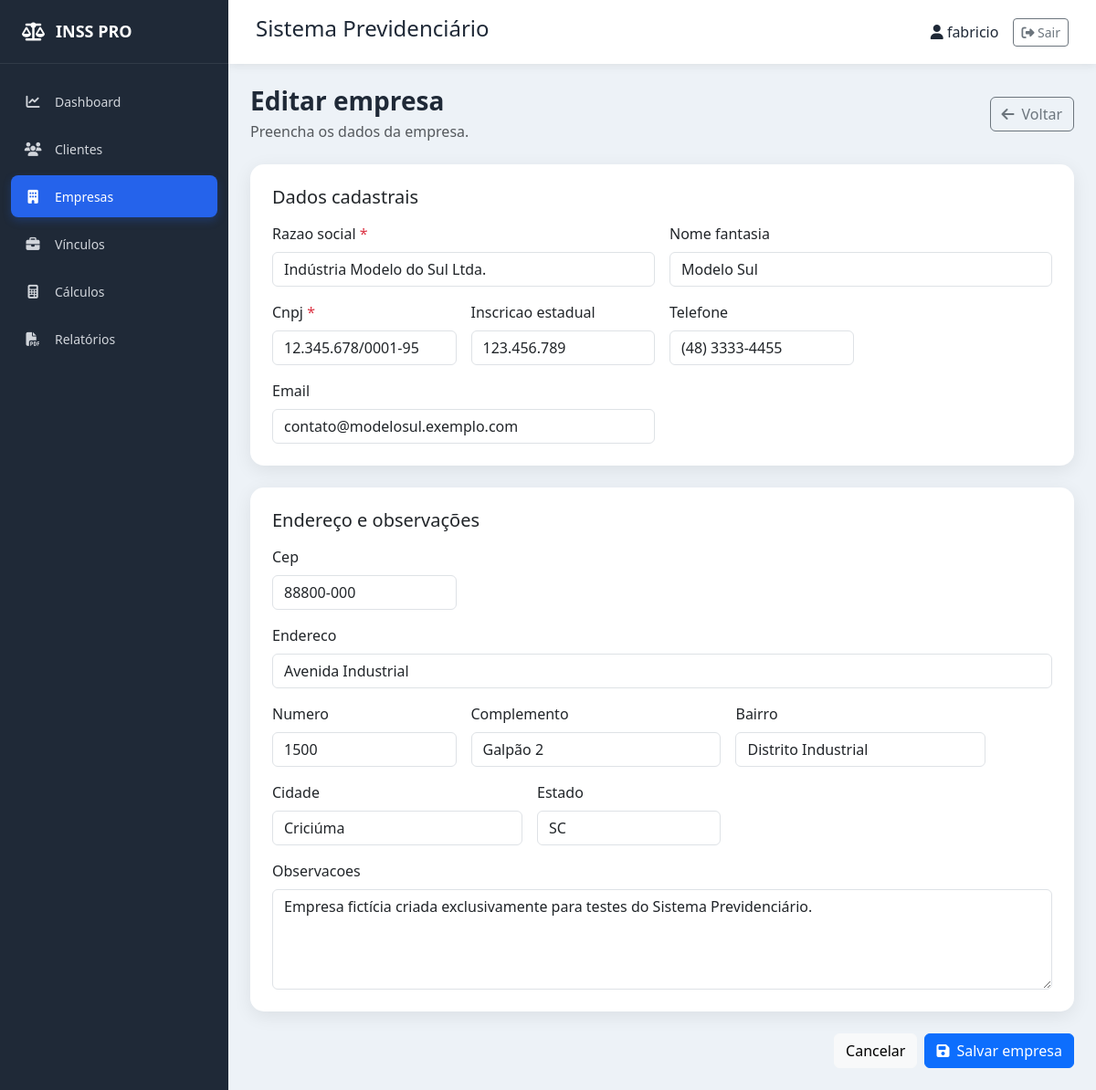
Page /empresas/1/editar/ (signed in) on the committed database.
### empresas/models.py (models this page shows, shortened)
class Empresa(models.Model):
    razao_social = models.CharField(max_length=200)
    nome_fantasia = models.CharField(max_length=200, blank=True)
    cnpj = models.CharField(max_length=18, unique=True)
    inscricao_estadual = models.CharField(max_length=30, blank=True)
    telefone = models.CharField(max_length=20, blank=True)
    email = models.EmailField(blank=True)
    cep = models.CharField(max_length=10, blank=True)
    endereco = models.CharField(max_length=200, blank=True)
    numero = models.CharField(max_length=10, blank=True)
    complemento = models.CharField(max_length=100, blank=True)
    bairro = models.CharField(max_length=100, blank=True)
    cidade = models.CharField(max_length=100, blank=True)
    estado = models.CharField(max_length=2, blank=True)
    observacoes = models.TextField(blank=True)
    criado_em = models.DateTimeField(auto_now_add=True)
    atualizado_em = models.DateTimeField(auto_now=True)
    class Meta:
        ordering = ["razao_social"]
        verbose_name = "Empresa"
        verbose_name_plural = "Empresas"

### empresas/views.py (the view)
# urls.py: path("empresas/<int:pk>/editar/", views.editar, name="editar"),
def editar(request, pk):
    empresa = get_object_or_404(Empresa, pk=pk)
    form = EmpresaForm(request.POST or None, instance=empresa)
    if request.method == "POST" and form.is_valid():
        form.save()
        messages.success(request, "Dados da empresa atualizados com sucesso.")
        return redirect("empresas:lista")
    return render(request, "empresas/form.html", {"form": form, "titulo": "Editar empresa", "empresa": empresa})

### empresas/forms.py (shortened to what this page needs)
class EmpresaForm(forms.ModelForm):
    class Meta:
        model = Empresa
        fields = [
            "razao_social", "nome_fantasia", "cnpj", "inscricao_estadual", "telefone", "email",
            "cep", "endereco", "numero", "complemento", "bairro", "cidade", "estado", "observacoes",
        ]
        widgets = {
            "estado": forms.TextInput(attrs={"maxlength": 2, "style": "text-transform: uppercase;"}),
            "observacoes": forms.Textarea(attrs={"rows": 4}),
        }
    def __init__(self, *args, **kwargs):
        super().__init__(*args, **kwargs)
        for field in self.fields.values():
            field.widget.attrs["class"] = "form-control"

### templates/empresas/form.html
{% extends "base.html" %}
{% block content %}
<div class="page-header d-flex flex-wrap justify-content-between align-items-center gap-3 mb-4"><div><h1 class="h3 mb-1">{{ titulo }}</h1><p class="text-muted mb-0">Preencha os dados da empresa.</p></div><a href="{% url 'empresas:lista' %}" class="btn btn-outline-secondary"><i class="fa-solid fa-arrow-left me-2"></i>Voltar</a></div>
<form method="post" novalidate>{% csrf_token %}<div class="card content-card mb-4"><div class="card-body p-4"><h2 class="h5 mb-3">Dados cadastrais</h2><div class="row g-3">{% for field in form %}{% if forloop.counter0 < 6 %}<div class="{% if field.name == 'razao_social' or field.name == 'nome_fantasia' or field.name == 'email' %}col-md-6{% else %}col-md-3{% endif %}"><label class="form-label" for="{{ field.id_for_label }}">{{ field.label }}{% if field.field.required %} <span class="text-danger">*</span>{% endif %}</label>{{ field }}{% for error in field.errors %}<div class="invalid-feedback d-block">{{ error }}</div>{% endfor %}</div>{% endif %}{% endfor %}</div></div></div><div class="card content-card mb-4"><div class="card-body p-4"><h2 class="h5 mb-3">Endereço e observações</h2><div class="row g-3">{% for field in form %}{% if forloop.counter0 >= 6 %}<div class="{% if field.name == 'endereco' or field.name == 'observacoes' %}col-12{% elif field.name == 'complemento' or field.name == 'bairro' or field.name == 'cidade' %}col-md-4{% else %}col-md-3{% endif %}"><label class="form-label" for="{{ field.id_for_label }}">{{ field.label }}</label>{{ field }}{% for error in field.errors %}<div class="invalid-feedback d-block">{{ error }}</div>{% endfor %}</div>{% endif %}{% endfor %}</div></div></div><div class="d-flex justify-content-end gap-2"><a href="{% url 'empresas:lista' %}" class="btn btn-light">Cancelar</a><button type="submit" class="btn btn-primary"><i class="fa-solid fa-floppy-disk me-2"></i>Salvar empresa</button></div></form>
{% endblock %}

### templates/navbar.html (shortened to what this page needs)
<div class="topbar">
    <h4>Sistema Previdenciário</h4>
    <div class="d-flex align-items-center gap-3">
        <span>
            <i class="fa-solid fa-user"></i>
            {{ request.user.username }}
        </span>
        <form method="post" action="{% url 'logout' %}" class="m-0">
            <button type="submit"
                    class="btn btn-outline-secondary btn-sm">
                <i class="fa-solid fa-right-from-bracket"></i>
                Sair
            </button>
        </form>
    </div>
</div>

### static/css/style.css (style rules this page uses)
* { margin: 0; padding: 0; box-sizing: border-box; }
body { font-family: "Segoe UI", Arial, sans-serif; background: #edf2f7; color: #1f2937; }
.topbar { height: 70px; background: white; box-shadow: 0 2px 10px rgba(0, 0, 0, 0.08); display: flex; align-items: center; justify-content: space-between; padding: 0 30px; }
.page-header h1 { font-weight: 700; }
.content-card { border: none; border-radius: 15px; box-shadow: 0 5px 20px rgba(0, 0, 0, 0.08); }

### rows in the picture
Empresa: form "Indústria Modelo do Sul Ltda." "Modelo Sul" "12.345.678/0001-95" "123.456.789" "(48) 3333-4455" "contato@modelosul.exemplo.com", form "88800-000" "Avenida Industrial" "1500" "Galpão 2" "Distrito Industrial" "Criciúma" "SC" "Empresa fictícia criada exclusivamente para testes do Sistema Previdenciário."

### other values in the picture
{{ request.user.username }} "fabricio"
{{ titulo }} "Editar empresa"
{{ field.label }} "Razao social" "Nome fantasia" "Cnpj" "Inscricao estadual" "Telefone" "Email"
{{ field.label }} "Cep" "Endereco" "Numero" "Complemento" "Bairro" "Cidade" "Estado" "Observacoes"
